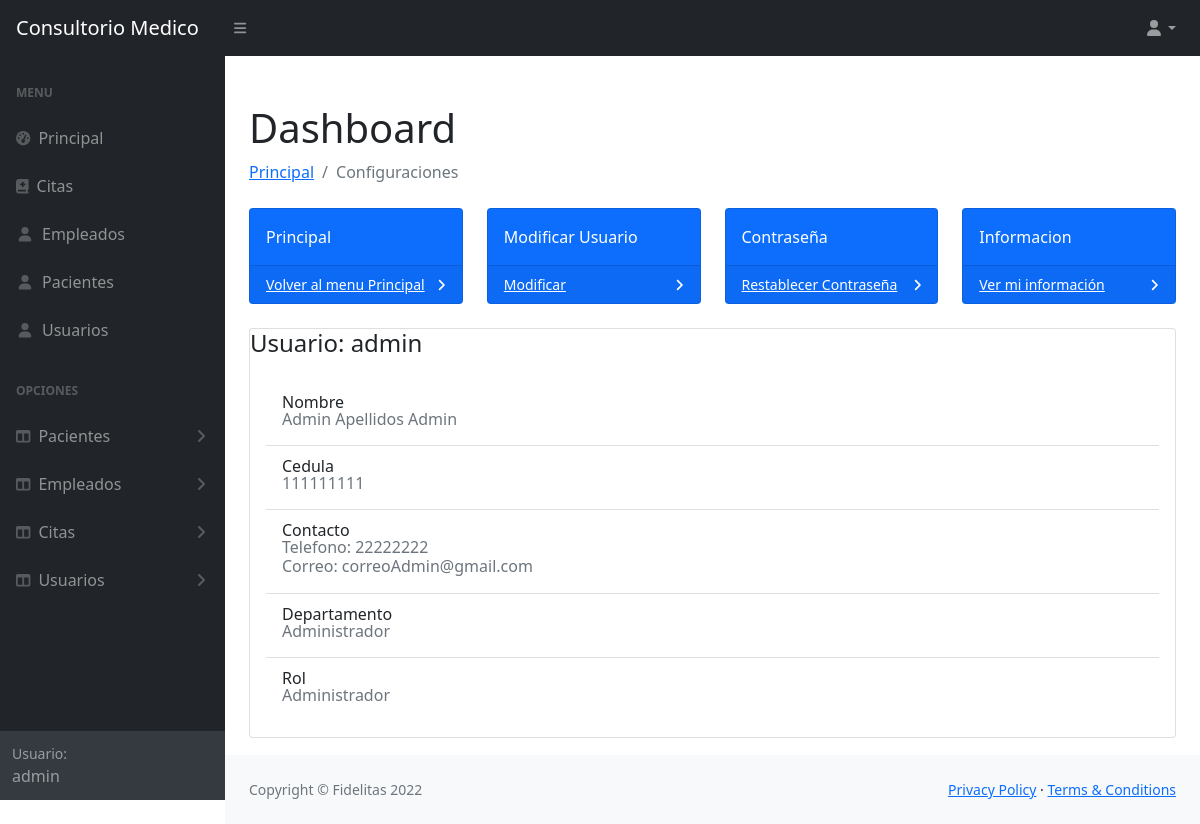
Page /menus/configuracion.php (signed in) on the committed database.
### tables this page shows
CREATE TABLE `empleados` (
  idEmpleado          INT NOT NULL AUTO_INCREMENT,
  nombreEmpleado      VARCHAR(45) NOT NULL,
  apellidosEmpleado   VARCHAR(45) NOT NULL,
  cedulaEmpleado      VARCHAR(20) NOT NULL,
  telefonoEmpleado    VARCHAR(20) NOT NULL,
  correoEmpleado      VARCHAR(45) NOT NULL,
  especialidad        VARCHAR(45) NULL,
  salario             INT NOT NULL,
  usuario             INT NULL,
  PRIMARY KEY (idEmpleado),
  foreign key(usuario)references `usuarios`(idUsuario));

CREATE TABLE `usuarios` (
  idUsuario         INT NOT NULL AUTO_INCREMENT,
  nombreUsuario     VARCHAR(45) NOT NULL,
  passwordUsuario   VARCHAR(45) NOT NULL,
  rol               INT NOT NULL,
  PRIMARY KEY (idusuario),
  foreign key(rol)references `roles`(idRol));

CREATE TABLE `roles` (
  idRol       INT NOT NULL AUTO_INCREMENT,
  nombreRol   VARCHAR(45) NOT NULL,
  PRIMARY KEY (idRol));

### menus/configuracion.php (the view, shortened to what this page needs)
<?php
 require '../conexion/conexion.php';
 $idUser=$_SESSION['idUsuario'];
 $rol = $_SESSION['rol'];
 $CEmpleadoSELECT = "SELECT e.idEmpleado, e.nombreEmpleado, e.apellidosEmpleado, e.cedulaEmpleado, e.telefonoEmpleado, e.correoEmpleado, e.especialidad, e.salario, r.nombreRol, u.nombreUsuario
 FROM empleados e JOIN usuarios u on u.idUsuario = e.usuario JOIN roles r on r.idRol = u.rol WHERE idUsuario=$idUser" ;
 $resultado = $mysqli->query($CEmpleadoSELECT);
?>
<!DOCTYPE html>
<html lang="en">
    <head>
        <link href="https://cdn.jsdelivr.net/npm/simple-datatables@latest/dist/style.css" rel="stylesheet" />
        <link href="../css/styles.css" rel="stylesheet" />
    </head>
    <body class="sb-nav-fixed">
        <nav class="sb-topnav navbar navbar-expand navbar-dark bg-dark">
            <a class="navbar-brand ps-3" href="../principal.php">Consultorio Medico</a>
            <button class="btn btn-link btn-sm order-1 order-lg-0 me-4 me-lg-0" id="sidebarToggle" href="#!"><i class="fas fa-bars"></i></button>
            <ul class="navbar-nav ms-auto ms-auto me-0 me-md-3 my-2 my-md-0">
                <li class="nav-item dropdown">
                    <a class="nav-link dropdown-toggle" id="navbarDropdown" href="#" role="button" data-bs-toggle="dropdown" aria-expanded="false"><i class="fas fa-user fa-fw"></i></a>
                </li>
            </ul>
        </nav>
        <div id="layoutSidenav">
            <div id="layoutSidenav_nav">
                <nav class="sb-sidenav accordion sb-sidenav-dark" id="sidenavAccordion">
                <div class="sb-sidenav-menu">
                        <div class="nav">
                            <div class="sb-sidenav-menu-heading">Menu</div>
                            <a class="nav-link" href="../principal.php">
                                <div class="sb-nav-link-icon"><i class="fas fa-tachometer-alt"></i></div>
                                Principal
                            </a>
                            <a class="nav-link" href="./menuCitas.php">
                                <div class="sb-nav-link-icon"><i class="fas fa-book-medical"></i></div>
                                Citas
                            </a>
                            <a class="nav-link" href="./menuEmpleados.php">
                                <div class="sb-nav-link-icon"><i class="fas fa-user fa-fw"></i></div>
                                Empleados
                            </a>
                            <a class="nav-link" href="./menuPacientes.php">
                                <div class="sb-nav-link-icon"><i class="fas fa-user fa-fw"></i></div>
                                Pacientes
                            </a>
                            <a class="nav-link" href="./menuUsuarios.php">
                                <div class="sb-nav-link-icon"><i class="fas fa-user fa-fw"></i></div>
                                Usuarios
                            </a>
                            <?php if($rol == 1){ ?>
                            <div class="sb-sidenav-menu-heading">Opciones</div>
                            <a class="nav-link collapsed" href="#" data-bs-toggle="collapse" data-bs-target="#collapsePacientes" aria-expanded="false" aria-controls="collapseLayouts">
                                <div class="sb-nav-link-icon"><i class="fas fa-columns"></i></div>
                                Pacientes
                                <div class="sb-sidenav-collapse-arrow"><i class="fas fa-angle-down"></i></div>
                            </a>
                            <a class="nav-link collapsed" href="#" data-bs-toggle="collapse" data-bs-target="#collapseEmpleado" aria-expanded="false" aria-controls="collapseLayouts">
                                <div class="sb-nav-link-icon"><i class="fas fa-columns"></i></div>
                                Empleados
                                <div class="sb-sidenav-collapse-arrow"><i class="fas fa-angle-down"></i></div>
                            </a>
                            <a class="nav-link collapsed" href="#" data-bs-toggle="collapse" data-bs-target="#collapseCitas" aria-expanded="false" aria-controls="collapseLayouts">
                                <div class="sb-nav-link-icon"><i class="fas fa-columns"></i></div>
                                Citas
                                <div class="sb-sidenav-collapse-arrow"><i class="fas fa-angle-down"></i></div>
                            </a>
                            <a class="nav-link collapsed" href="#" data-bs-toggle="collapse" data-bs-target="#collapseUser" aria-expanded="false" aria-controls="collapseLayouts">
                                <div class="sb-nav-link-icon"><i class="fas fa-columns"></i></div>
                                Usuarios
                                <div class="sb-sidenav-collapse-arrow"><i class="fas fa-angle-down"></i></div>
                            </a>
                            <?php } ?>
                        </div>
                    </div>
                    <div class="sb-sidenav-footer">
                        <div class="small">Usuario:</div>
                        <?php echo $_SESSION['nombreUsuario'] ?>
                    </div>
                </nav>
            </div>
            <div id="layoutSidenav_content">
                <main>
                    <div class="container-fluid px-4">
                        <h1 class="mt-4">Dashboard</h1>
                        <ol class="breadcrumb mb-4">
                        <li class="breadcrumb-item"><a href="../principal.php">Principal</a></li>
                            <li class="breadcrumb-item active">Configuraciones</li>
                        </ol>
                        <div class="row">
                            <div class="col-xl-3 col-md-6">
                                <div class="card bg-primary text-white mb-4">
                                    <div class="card-body">Principal</div>
                                        <div class="card-footer d-flex align-items-center justify-content-between">
                                            <a class="small text-white stretched-link" href="../principal.php">Volver al menu Principal</a>
                                            <div class="small text-white"><i class="fas fa-angle-right"></i></div>
                                        </div>
                                    </div>
                                </div>
                            <div class="col-xl-3 col-md-6">
                                <div class="card bg-primary text-white mb-4">
                                    <div class="card-body">Modificar Usuario</div>
                                        <div class="card-footer d-flex align-items-center justify-content-between">
                                            <?php echo "<a class='small text-white stretched-link' href='../formularios/editarUsuario.php?id=$idUser'>Modificar</a>" ?>
                                            <div class="small text-white"><i class="fas fa-angle-right"></i></div>
                                        </div>
                                    </div>
                            </div>
                            <div class="col-xl-3 col-md-6">
                                <div class="card bg-primary text-white mb-4">
                                    <div class="card-body">Contraseña</div>
                                        <div class="card-footer d-flex align-items-center justify-content-between">
                                            <a class="small text-white stretched-link" href="../formularios/restablecerPassword.php">Restablecer Contraseña</a>
                                            <div class="small text-white"><i class="fas fa-angle-right"></i></div>
                                        </div>
                                    </div>
                            </div>
                            <div class="col-xl-3 col-md-6">
                                <div class="card bg-primary text-white mb-4">
                                    <div class="card-body">Informacion</div>
                                        <div class="card-footer d-flex align-items-center justify-content-between">
                                            <a class="small text-white stretched-link" href="infoUsuario.php">Ver mi información</a>
                                            <div class="small text-white"><i class="fas fa-angle-right"></i></div>
                                        </div>
                                    </div>
                            </div>
                        </div>
                        <div class="row">
                            <?php while ($row = $resultado->fetch_assoc()) { ?>
                                <div class="col">
                                    <div class="card">
                                    <h4 class="card-title"><?php echo '<span>Usuario: </span>'.$row['nombreUsuario']?></h4>
                                        <div class="card-body">
                                            <ul class="list-group list-group-flush">
                                                <li class="list-group-item">Nombre <h6 class="card-subtitle mb-2 text-muted"><?php echo $row['nombreEmpleado'].' '.$row['apellidosEmpleado']?></h6></li>
                                                <li class="list-group-item">Cedula <h6 class="card-subtitle mb-2 text-muted"><?php echo $row['cedulaEmpleado']?></h6></li>
                                                <li class="list-group-item">Contacto <h6 class="card-subtitle mb-2 text-muted"><?php echo '<span>Telefono: </span>'.$row['telefonoEmpleado'].'<br><span>Correo: </span>'.$row['correoEmpleado']?></h6></li>
                                                <li class="list-group-item">Departamento <h6 class="card-subtitle mb-2 text-muted"><?php echo $row['especialidad']?></h6></li>
                                                <li class="list-group-item">Rol <h6 class="card-subtitle mb-2 text-muted"><?php echo $row['nombreRol']?></h6></li>
                                            </ul>
                                        </div>
                                    </div>
                                </div>
                            <?php } ?>
                        </div>
                    </div>
                </main>
                <footer class="py-4 bg-light mt-auto">
                    <div class="container-fluid px-4">
                        <div class="d-flex align-items-center justify-content-between small">
                            <div class="text-muted">Copyright &copy; Fidelitas 2022</div>
                            <div>
                                <a href="#">Privacy Policy</a>
                                &middot;
                                <a href="#">Terms &amp; Conditions</a>
                            </div>
                        </div>
                    </div>
                </footer>
            </div>
        </div>
    </body>
</html>

### rows in the picture
empleados: usuario.nombreUsuario "admin", nombreEmpleado "Admin", apellidosEmpleado "Apellidos Admin", cedulaEmpleado "111111111", telefonoEmpleado "22222222", correoEmpleado "correoAdmin@gmail.com", especialidad "Administrador", roles.nombreRol "Administrador"

### other values in the picture
$_SESSION['nombreUsuario'] "admin"
